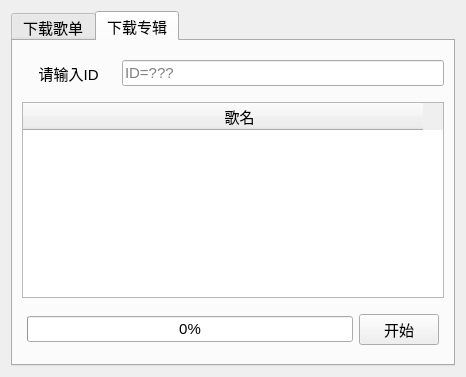
<?xml version="1.0" encoding="UTF-8"?>
<ui version="4.0">
 <class>GetMusic</class>
 <widget class="QWidget" name="GetMusic">
  <property name="geometry">
   <rect>
    <x>0</x>
    <y>0</y>
    <width>466</width>
    <height>377</height>
   </rect>
  </property>
  <property name="sizePolicy">
   <sizepolicy hsizetype="Fixed" vsizetype="Preferred">
    <horstretch>0</horstretch>
    <verstretch>0</verstretch>
   </sizepolicy>
  </property>
  <property name="windowTitle">
   <string>网易云音乐下载</string>
  </property>
  <property name="windowIcon">
   <iconset>
    <normaloff>icon.png</normaloff>icon.png</iconset>
  </property>
  <property name="styleSheet">
   <string notr="true">*{
font-size:15px
}
</string>
  </property>
  <layout class="QHBoxLayout" name="horizontalLayout_2">
   <item>
    <widget class="QTabWidget" name="tabWidget">
     <property name="currentIndex">
      <number>1</number>
     </property>
     <property name="usesScrollButtons">
      <bool>true</bool>
     </property>
     <property name="documentMode">
      <bool>false</bool>
     </property>
     <widget class="QWidget" name="playlist_tab">
      <attribute name="title">
       <string>下载歌单</string>
      </attribute>
      <layout class="QVBoxLayout" name="verticalLayout_2">
       <item>
        <layout class="QHBoxLayout" name="horizontalLayout">
         <property name="topMargin">
          <number>10</number>
         </property>
         <property name="bottomMargin">
          <number>10</number>
         </property>
         <item>
          <widget class="QLabel" name="label_2">
           <property name="enabled">
            <bool>true</bool>
           </property>
           <property name="sizePolicy">
            <sizepolicy hsizetype="Fixed" vsizetype="Minimum">
             <horstretch>2</horstretch>
             <verstretch>0</verstretch>
            </sizepolicy>
           </property>
           <property name="styleSheet">
            <string notr="true">font-size=14px</string>
           </property>
           <property name="text">
            <string>    请输入ID    </string>
           </property>
          </widget>
         </item>
         <item>
          <widget class="QLineEdit" name="lineEdit">
           <property name="sizePolicy">
            <sizepolicy hsizetype="Ignored" vsizetype="Fixed">
             <horstretch>2</horstretch>
             <verstretch>0</verstretch>
            </sizepolicy>
           </property>
           <property name="inputMask">
            <string/>
           </property>
           <property name="text">
            <string/>
           </property>
           <property name="frame">
            <bool>true</bool>
           </property>
           <property name="dragEnabled">
            <bool>false</bool>
           </property>
           <property name="placeholderText">
            <string>ID=???</string>
           </property>
          </widget>
         </item>
        </layout>
       </item>
       <item>
        <widget class="QTableWidget" name="tableWidget">
         <attribute name="horizontalHeaderDefaultSectionSize">
          <number>400</number>
         </attribute>
         <column>
          <property name="text">
           <string>歌名</string>
          </property>
          <property name="textAlignment">
           <set>AlignCenter</set>
          </property>
         </column>
        </widget>
       </item>
       <item>
        <layout class="QHBoxLayout" name="horizontalLayout_3">
         <property name="leftMargin">
          <number>5</number>
         </property>
         <property name="topMargin">
          <number>10</number>
         </property>
         <property name="rightMargin">
          <number>5</number>
         </property>
         <property name="bottomMargin">
          <number>10</number>
         </property>
         <item>
          <widget class="QProgressBar" name="progressBar">
           <property name="sizePolicy">
            <sizepolicy hsizetype="Expanding" vsizetype="Fixed">
             <horstretch>0</horstretch>
             <verstretch>0</verstretch>
            </sizepolicy>
           </property>
           <property name="value">
            <number>0</number>
           </property>
          </widget>
         </item>
         <item>
          <widget class="QPushButton" name="pushButton_3">
           <property name="sizePolicy">
            <sizepolicy hsizetype="Minimum" vsizetype="Minimum">
             <horstretch>0</horstretch>
             <verstretch>0</verstretch>
            </sizepolicy>
           </property>
           <property name="text">
            <string>开始</string>
           </property>
          </widget>
         </item>
        </layout>
       </item>
      </layout>
     </widget>
     <widget class="QWidget" name="album_tab">
      <attribute name="title">
       <string>下载专辑</string>
      </attribute>
      <layout class="QVBoxLayout" name="verticalLayout_3">
       <item>
        <layout class="QHBoxLayout" name="horizontalLayout_4">
         <property name="topMargin">
          <number>10</number>
         </property>
         <property name="bottomMargin">
          <number>10</number>
         </property>
         <item>
          <widget class="QLabel" name="label_3">
           <property name="enabled">
            <bool>true</bool>
           </property>
           <property name="sizePolicy">
            <sizepolicy hsizetype="Fixed" vsizetype="Minimum">
             <horstretch>0</horstretch>
             <verstretch>0</verstretch>
            </sizepolicy>
           </property>
           <property name="styleSheet">
            <string notr="true">font-size=14px</string>
           </property>
           <property name="text">
            <string>    请输入ID    </string>
           </property>
          </widget>
         </item>
         <item>
          <widget class="QLineEdit" name="lineEdit_2">
           <property name="sizePolicy">
            <sizepolicy hsizetype="Ignored" vsizetype="Fixed">
             <horstretch>0</horstretch>
             <verstretch>0</verstretch>
            </sizepolicy>
           </property>
           <property name="inputMask">
            <string/>
           </property>
           <property name="text">
            <string/>
           </property>
           <property name="frame">
            <bool>true</bool>
           </property>
           <property name="dragEnabled">
            <bool>false</bool>
           </property>
           <property name="placeholderText">
            <string>ID=???</string>
           </property>
          </widget>
         </item>
        </layout>
       </item>
       <item>
        <widget class="QTableWidget" name="tableWidget_2">
         <property name="sizePolicy">
          <sizepolicy hsizetype="Ignored" vsizetype="Expanding">
           <horstretch>0</horstretch>
           <verstretch>0</verstretch>
          </sizepolicy>
         </property>
         <attribute name="horizontalHeaderDefaultSectionSize">
          <number>400</number>
         </attribute>
         <column>
          <property name="text">
           <string>        歌名</string>
          </property>
          <property name="textAlignment">
           <set>AlignCenter</set>
          </property>
         </column>
        </widget>
       </item>
       <item>
        <layout class="QHBoxLayout" name="horizontalLayout_5">
         <property name="leftMargin">
          <number>5</number>
         </property>
         <property name="topMargin">
          <number>10</number>
         </property>
         <property name="rightMargin">
          <number>5</number>
         </property>
         <property name="bottomMargin">
          <number>10</number>
         </property>
         <item>
          <widget class="QProgressBar" name="progressBar_2">
           <property name="sizePolicy">
            <sizepolicy hsizetype="Expanding" vsizetype="Fixed">
             <horstretch>0</horstretch>
             <verstretch>0</verstretch>
            </sizepolicy>
           </property>
           <property name="value">
            <number>0</number>
           </property>
          </widget>
         </item>
         <item>
          <widget class="QPushButton" name="pushButton_5">
           <property name="sizePolicy">
            <sizepolicy hsizetype="Minimum" vsizetype="Minimum">
             <horstretch>0</horstretch>
             <verstretch>0</verstretch>
            </sizepolicy>
           </property>
           <property name="text">
            <string>开始</string>
           </property>
          </widget>
         </item>
        </layout>
       </item>
      </layout>
     </widget>
    </widget>
   </item>
  </layout>
 </widget>
 <resources/>
 <connections/>
</ui>
